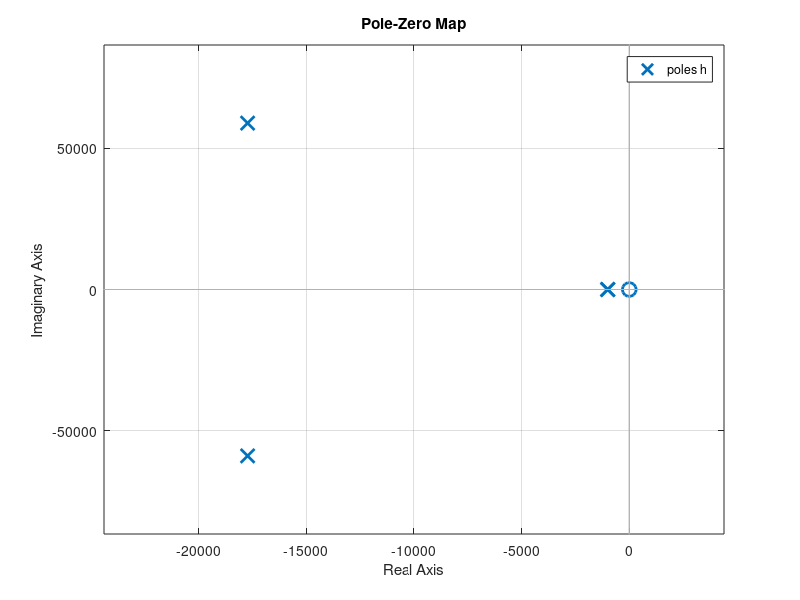

Here is the MATLAB script that generated this plot:
f = 10000;
R1 = 1000;
R2 = 12000;
C = 4.7e-9;
a = (C^2)*R1*R2;
b = 2*C*R1;
c = C*R2;
h = tf([c 0], [a b 1])
polos = roots(h.den{1})
zeros = roots(h.num{1})
pzmap(h)

%%
G = 1;
R = 10000;
C = 100e-9;
f = 155.37;
a = G/((R^2)*(C^2));
b = (3-G)/(R*C);
c = 1/((R^2)*(C^2));
h = tf([a], [1 b c])
polos = roots(h.den{1})
zeros = roots(h.num{1})
pzmap(h)